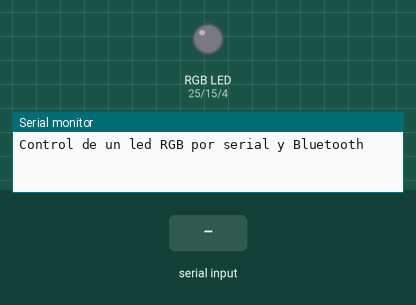
This sketch was run on a simulated ESP32. Shown: an RGB LED mixed from three pins (HIGH = lit), the last lines printed to the serial monitor. The test bench sets the inputs (shaded band). Dim RGB values are drawn brighter than linear.

Above: at 1.4 s.
1.5 s: "R:1\n" received over Serial
At 2.0 s:
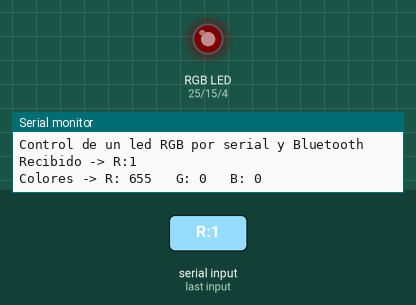
3.0 s: "G:1\n" received over Serial
At 4.2 s:
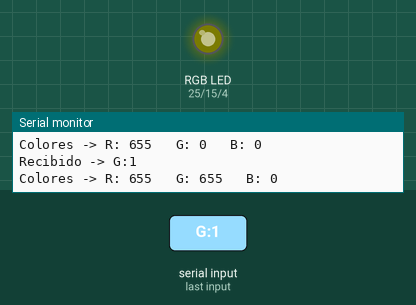
4.5 s: "B:1\n" received over Serial
At 5.5 s:
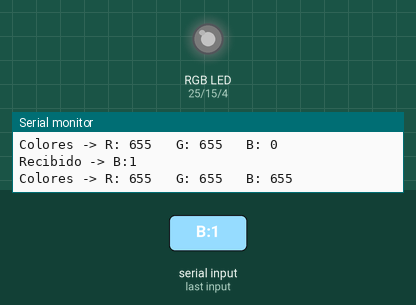
6.0 s: "R\n" received over Serial
At 6.7 s:
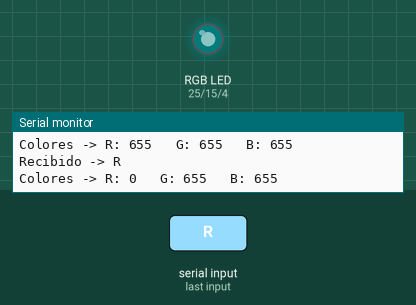
7.5 s: "G\n" received over Serial
At 7.8 s:
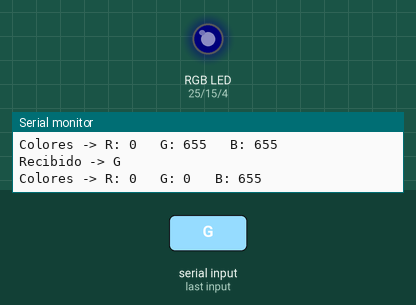
9.0 s: "R:150\n" received over Serial
At 10.1 s:
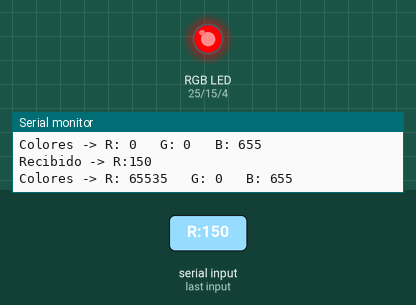
Timing chart, 0 to 11.5 s (numbered marks = the images above; inputs shaded):
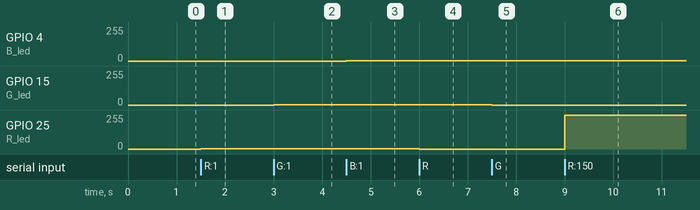

The sketch:

led_PWM_UART_BT.ino
```cpp
//ESP32 - PWM - UART(Serial)
//Controlar la intencidad del led de la tarjeta

//Variables y constantes
//Color rojo (R)
#define R_led 25   //Dirección del led
#define R_fre 1000   //Frecuencia PWM
#define R_res 16   //Resoliución PEM
#define R_Max (pow(2,R_res)-1)  //El valor maximo de ancho de pulso
//Color verde (G)
#define G_led 15   //Dirección del led
#define G_fre 1000   //Frecuencia PWM
#define G_res 16   //Resoliución PEM
#define G_Max (pow(2,G_res)-1)  //El valor maximo de ancho de pulso
//Color azul (B)
#define B_led 4   //Dirección del led
#define B_fre 1000   //Frecuencia PWM
#define B_res 16   //Resoliución PEM
#define B_Max (pow(2,B_res)-1)  //El valor maximo de ancho de pulso

unsigned int R_ap=0; //Ancho de pulso
unsigned int G_ap=0; //Ancho de pulso
unsigned int B_ap=0; //Ancho de pulso

void setup() {
  //Serial
  Serial.begin(115200);
  delay(200);
  //GPIO
  pinMode(R_led,OUTPUT);  //Cuando es PWM es opcional asignarlo como salida
  pinMode(G_led,OUTPUT);  //Cuando es PWM es opcional asignarlo como salida
  pinMode(B_led,OUTPUT);  //Cuando es PWM es opcional asignarlo como salida
  //PWM
  ledcAttach(R_led,R_fre,R_res); //La salida es led, la frecuencia es 1KHz y la resolución de 16 bits
  ledcAttach(G_led,G_fre,G_res); //La salida es led, la frecuencia es 1KHz y la resolución de 16 bits
  ledcAttach(B_led,B_fre,B_res); //La salida es led, la frecuencia es 1KHz y la resolución de 16 bits

  Serial.println();
  Serial.println("Control de un led RGB por serial y Bluetooth");
  Serial.println();
}

void loop() {
  if(Serial.available()){
    String s=Serial.readStringUntil('\n');
    Serial.println("Recibido -> " + s);

    int posPts =s.indexOf(':'); //Posición de los :
    int posFin = s.length();  //Largo de la cadena
    String c = s.substring(0,posPts);
    c.toUpperCase();
    int pwm = s.substring(posPts+1,posFin).toInt();
    if(pwm<0)  pwm=0;
    if(pwm>100) pwm=100;

    if(c.equals("R"))  R_ap=map(pwm,0,100,0,R_Max);
    else if(c.equals("G"))  G_ap=map(pwm,0,100,0,G_Max);
    else if(c.equals("B"))  B_ap=map(pwm,0,100,0,B_Max);

    s = "Colores -> R: " +  String(R_ap) +
                   "   G: " +  String(G_ap) +
                   "   B: " +  String(B_ap);
    Serial.println(s);
  }
  ledcWrite(R_led,R_ap);
  ledcWrite(G_led,G_ap);
  ledcWrite(B_led,B_ap);
}
```

Measured:
- after the input at 1.5 s, GPIO 25 (R_led): 0/255 → 3/255 at once
- after the input at 3.0 s, GPIO 15 (G_led): 0/255 → 3/255 at once
- after the input at 4.5 s, GPIO 4 (B_led): 0/255 → 3/255 at once
- after the input at 6.0 s, GPIO 25 (R_led): 3/255 → 0/255 at once
- after the input at 7.5 s, GPIO 15 (G_led): 3/255 → 0/255 at once
- after the input at 9.0 s, GPIO 25 (R_led): 0/255 → 255/255 at once
